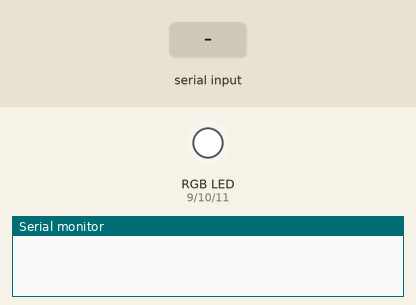
This sketch was run on a simulated Arduino Uno, built with avr-gcc and run on an emulated ATmega328P. Shown: an RGB LED mixed from three pins (HIGH = lit), the last lines printed to the serial monitor. Inputs (shaded band) come from the test bench.

Above: at 1.2 s.
1.3 s: "R,1\n" received over the second serial link
At 1.9 s:
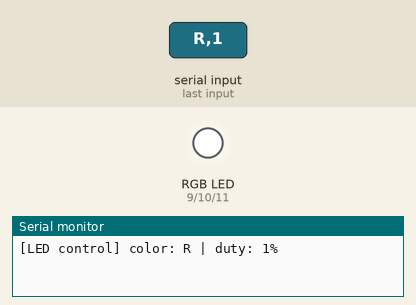
2.8 s: "G,1\n" received over the second serial link
At 4.0 s:
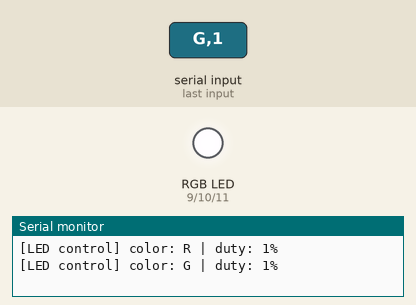
4.3 s: "B,1\n" received over the second serial link
At 5.3 s:
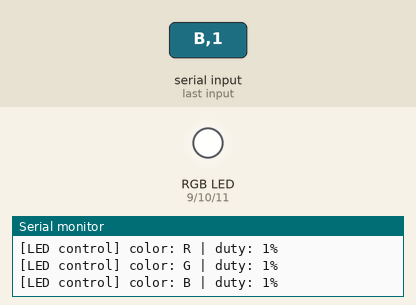
5.8 s: "W,150\n" received over the second serial link
At 6.5 s:
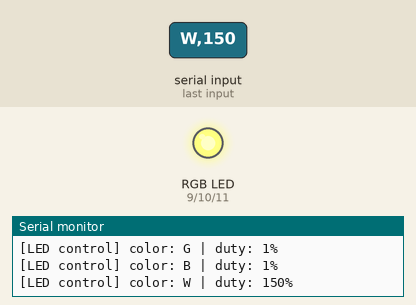
Timing chart, 0 to 8.3 s (numbered marks = the images above; inputs shaded):
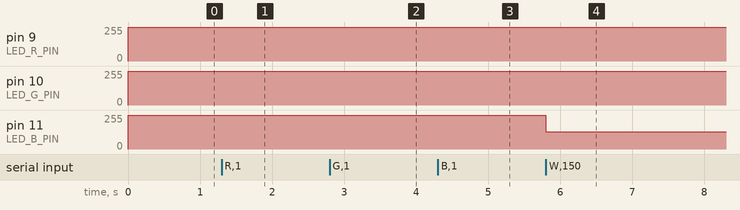

Measured:
- after the input at 1.3 s, pin 9 (LED_R_PIN): 255/255 → 253/255 at once
- after the input at 2.8 s, pin 9 (LED_R_PIN): 253/255 → 255/255 at once; pin 10 (LED_G_PIN): 255/255 → 253/255 at once
- after the input at 4.3 s, pin 10 (LED_G_PIN): 253/255 → 255/255 at once; pin 11 (LED_B_PIN): 255/255 → 253/255 at once
- after the input at 5.8 s, pin 11 (LED_B_PIN): 253/255 → 129/255 at once

The sketch:

LEDSensorControlByBluetooth.ino
```cpp
#include <SoftwareSerial.h>   // 소프트웨어시리얼 라이브러리 불러오기

#define LED_R_PIN 9       // LED R(Red) 핀 번호
#define LED_G_PIN 10      // LED G(Green) 핀 번호
#define LED_B_PIN 11      // LED B(Blue) 핀 번호

SoftwareSerial BTSerial(3,2);   // 소프트웨어시리얼 객체를 3(RX),2(TX)로 생성, BTSerial(RX 핀,TX 핀

String data = "";         // CSV 데이터 저장 변수
int idx = 0;              // CSV 데이터 쉼표(구분자) 위치 변수
String LED_CLR = "";      // LED 색상 제어(R, G, B, W) 변수
String duty_str = "";     // 듀티 사이클 문자열 저장 변수
int LED_DUTY = 0;         // LED 밝기 제어(듀티 사이클, 0-100%) 변수
int pwm = 0;              // PWM 제어값 변수

void RGB_LED_ctrl(String color, int pwm) {  // RGB LED 색상/밝기 제어 함수
  int led_r_ctrl = 255;                     // LED R PWM 제어값 초기화
  int led_g_ctrl = 255;                     // LED G PWM 제어값 초기화
  int led_b_ctrl = 255;                     // LED B PWM 제어값 초기화

  if (color == "R") {                       // “R” 입력 시
    led_r_ctrl = 255 - pwm;                 // LED R에만 PWM 제어값 설정
  }
  else if (color == "G") {                  // “G” 입력 시
    led_g_ctrl = 255 - pwm;                 // LED G에만 PWM 제어값 설정
  }
  else if (color == "B") {                  // “B” 입력 시
    led_b_ctrl = 255 - pwm;                 // LED B에만 PWM 제어값 설정
  }
  else if (color == "W") {
    led_r_ctrl = 255 - pwm;                 // LED R에 PWM 제어값 입력
    led_g_ctrl = 255 - pwm;                 // LED R에 PWM 제어값 입력
    led_b_ctrl = 255 - pwm;                 // LED R에 PWM 제어값 입력
  }

  analogWrite(LED_R_PIN, led_r_ctrl);       // LED R에 설정한 PWM 제어값 입력
  analogWrite(LED_G_PIN, led_g_ctrl);       // LED G에 설정한 PWM 제어값 입력
  analogWrite(LED_B_PIN, led_b_ctrl);       // LED B에 설정한 PWM 제어값 입력
}

void setup() {
  Serial.begin(9600);                                  // 아두이노-PC 시리얼 통신 속도 설정
  BTSerial.begin(9600);                              // 아두이노-HC-06 시리얼 통신 속도 설정
  pinMode(LED_R_PIN, OUTPUT);               // LED R 연결 핀 출력 설정
  pinMode(LED_G_PIN, OUTPUT);               // LED G 연결 핀 출력 설정
  pinMode(LED_B_PIN, OUTPUT);               // LED B 연결 핀 출력 설정
  analogWrite(LED_R_PIN, 255 - pwm);        // LED R 초기화(off)
  analogWrite(LED_G_PIN, 255 - pwm);        // LED G 초기화(off)
  analogWrite(LED_B_PIN, 255 - pwm);        // LED B 초기화(off)
}

void loop() {
  if (BTSerial.available() > 0) {               // 시리얼 모니터에 입력된 데이터가 있다면
    data = BTSerial.readStringUntil('\n');      // 줄바꿈 문자('\n') 전까지 입력된 문자열 저장
    idx = data.indexOf(',');                  // 문자열에서 쉼표 위치 추출
    if (idx != -1) {                          // 쉼표가 있는 경우에만 처리
      LED_CLR = data.substring(0, idx);       // 문자열에서 쉼표 앞 색상 값 추출
      duty_str = data.substring(idx + 1);     // 문자열에서 쉼표 뒤 듀티 사이클 값 추출
      LED_DUTY = duty_str.toInt();            // 문자열 숫자를 int 로 변환
      pwm = map(LED_DUTY, 0, 100, 0, 255);    // 듀티 사이클(0-100) PWM 제어값(0-255)으로 변환
      RGB_LED_ctrl(LED_CLR, pwm);             // 함수를 활용한 LED 색상 및 밝기 제어

      Serial.print("[LED control] color: ");  // 시리얼 모니터 출력
      Serial.print(LED_CLR);
      Serial.print(" | duty: ");
      Serial.print(LED_DUTY);
      Serial.println("%");
    }
  }
}
```
